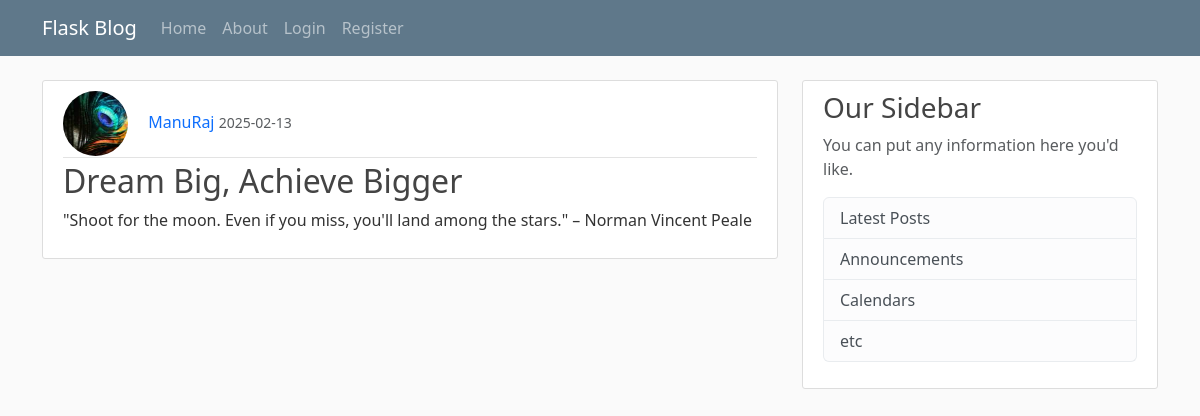
/15, run on the app's committed database.
### main/models.py (models this page shows, shortened)
class User(db.Model, UserMixin):
    id = db.Column(db.Integer, primary_key=True)
    username = db.Column(db.String(20), unique=True, nullable=False)
    email = db.Column(db.String(120), unique=True, nullable=False)
    image_file = db.Column(db.String(20), nullable=False, default='default.jpg')
    password = db.Column(db.String(60), nullable=False)
    posts = db.relationship('Post',backref='author', lazy=True)

class Post(db.Model):
    id = db.Column(db.Integer, primary_key=True)
    title = db.Column(db.String(100), nullable=False)
    date_posted = db.Column(db.DateTime, nullable=False, default=datetime.utcnow)
    content = db.Column(db.Text, nullable=False)
    user_id = db.Column(db.Integer, db.ForeignKey('user.id'), nullable=False)

### main/routes.py (the view)
@app.route("/<int:post_id>")
def post(post_id):
    post = Post.query.get_or_404(post_id)
    return render_template("post.html", title=post.title, post=post)

### main/templates/post.html (shortened to what this page needs)
{% extends "layout.html" %}
{% block content %}
    <article class="media content-section">
        <div class="media-body">
        <div class="article-metadata">
            <img class="rounded-circle article-img" src="{{url_for('static', filename='profile/' + post.author.image_file)}}" alt="">
            <a class="decoration mr-2" href="{{url_for('user_posts', username=post.author.username)}}">{{ post.author.username }}</a>
            <small class="text-muted">{{ post.date_posted.strftime('%Y-%m-%d') }}</small>
        </div>
        <h2 class="article-title">{{ post.title }}</h2>
        <p class="article-content">{{ post.content }}</p>
        </div>
    </article>
{% endblock %}

### main/static/main.css (style rules this page uses)
body { background: #fafafa; color: #333333; margin-top: 5rem; }
h1, h2, h3, h4, h5, h6 { color: #444444; }
.content-section { background: #ffffff; padding: 10px 20px; border: 1px solid #dddddd; border-radius: 3px; margin-bottom: 20px; }
.article-title { color: #444444; }
.article-content { white-space: pre-line; }
.article-img { height: 65px; width: 65px; margin-right: 16px; }
.article-metadata { padding-bottom: 1px; margin-bottom: 4px; border-bottom: 1px solid #e3e3e3 }

### main/templates/post.html (style rules this page uses)
.decoration { text-decoration: none; }

### data on the page
User: image_file (picture), author.username "ManuRaj"
Post: date_posted "2025-02-13", title "Dream Big, Achieve Bigger", content "\"Shoot for the moon. Even if you miss, you'll land among the stars.\" – Norman Vincent Peale"
